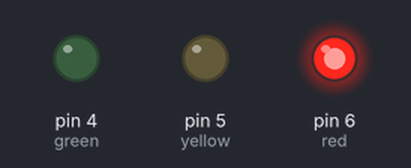
The sketch below on a simulated Arduino Uno, built with avr-gcc and run on an emulated ATmega328P. On the bench: output pins drawn as LEDs (lit = HIGH).

Above: at 2.5 s.
At 5.7 s:
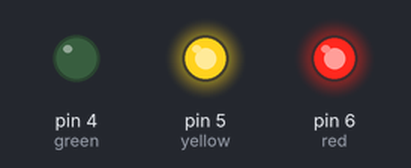
At 9.0 s:
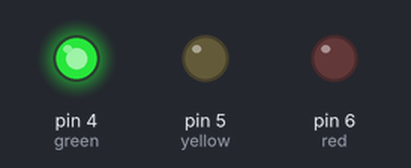
Timing chart, 0 to 15.0 s (numbered marks = the images above):
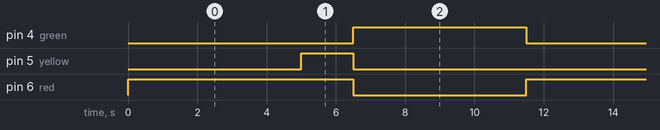

Measured:
- by itself, pin 4 (green): alternates HIGH for 5.0 s and LOW for 6.5 s
- by itself, pin 5 (yellow): alternates HIGH for 1.5 s and LOW for 10.0 s
- by itself, pin 6 (red): alternates HIGH for 6.5 s and LOW for 5.0 s

The sketch:

traffic_light.ino
```cpp
  int red = 6;
  int yellow = 5;
  int green = 4;

  void setup()
  {
    pinMode(red, OUTPUT);
    pinMode(yellow, OUTPUT);
    pinMode(green, OUTPUT);

  }

  void loop()
  {
    digitalWrite(red, 1);
    digitalWrite(yellow, 0);
    digitalWrite(green, 0);
    delay(5000);

    digitalWrite(red, 1);
    digitalWrite(yellow, 1);
    digitalWrite(green, 0);
    delay(1500);

    digitalWrite(red, 0);
    digitalWrite(yellow, 0);
    digitalWrite(green, 1);
    delay(5000);

  }
```
